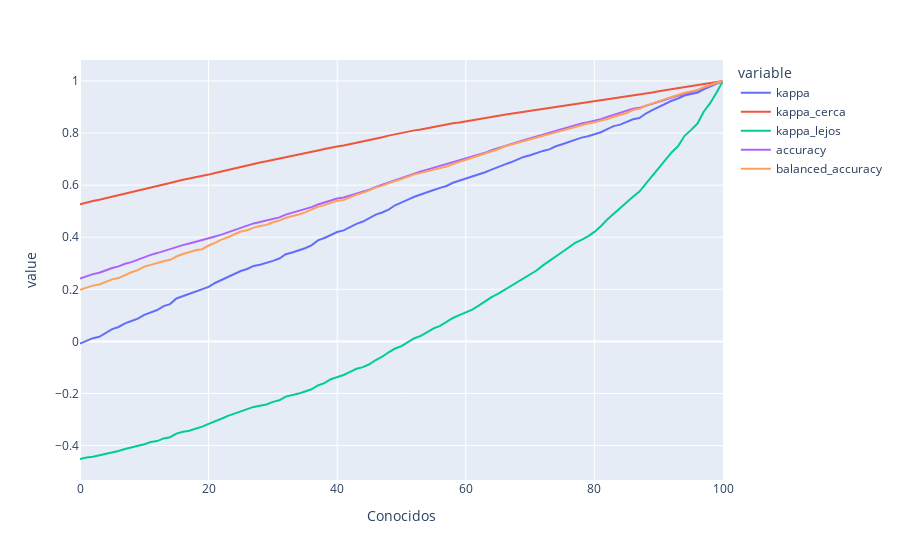

The notebook cell saved with this chart:
### Code cell
px.line(kappa_progression,x='Conocidos',y=['kappa',
                                           'kappa_cerca',
                                           'kappa_lejos',
                                           'accuracy',
                                           'balanced_accuracy'])
